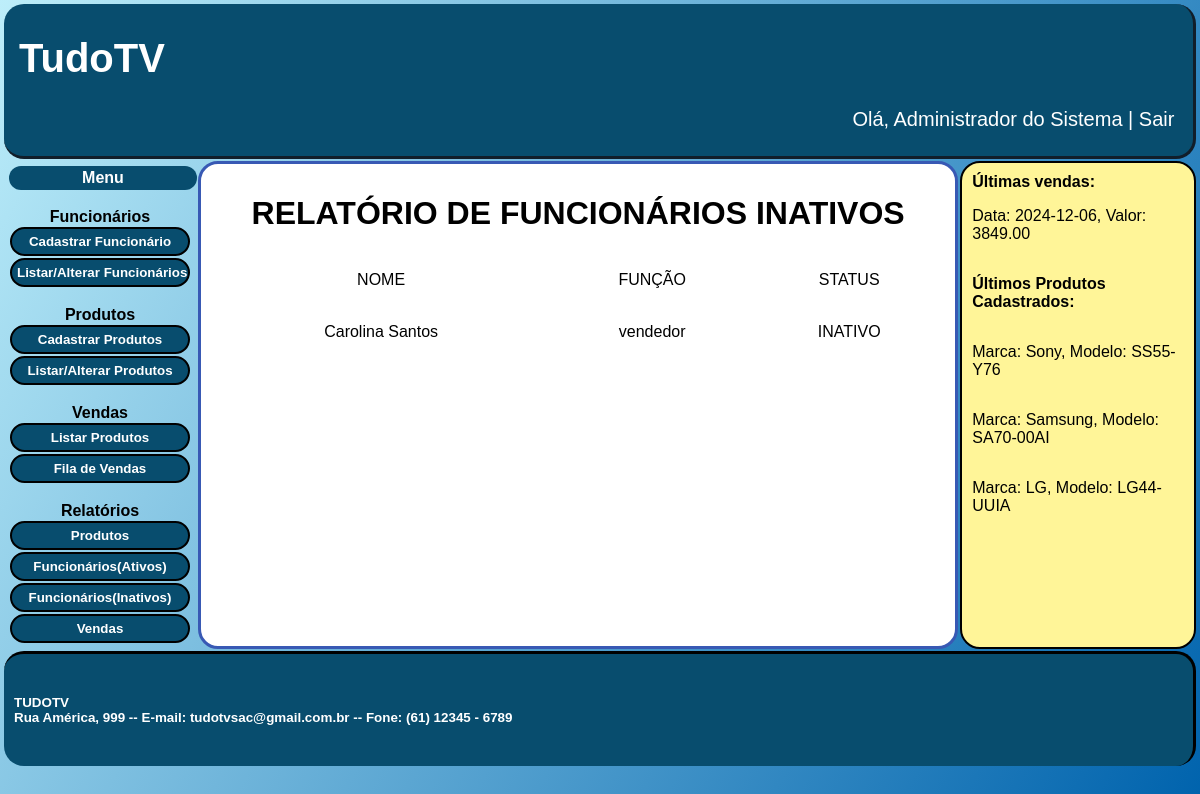
Screenshot of /relatorioFunInativos.php (signed in) with the database file from the repository.
### tables this page shows
CREATE TABLE `funcionarios` (
  `id_funcionarios` int(11) NOT NULL,
  `nome` varchar(45) NOT NULL,
  `cpf` varchar(45) NOT NULL,
  `email` varchar(45) DEFAULT NULL,
  `endereco` varchar(45) DEFAULT NULL,
  `funcao` varchar(45) NOT NULL,
  `status` varchar(45) NOT NULL DEFAULT 'ATIVO',
  `login` varchar(45) NOT NULL,
  `senha` varchar(45) NOT NULL,
  `telefone` varchar(45) DEFAULT NULL,
  `data_admissao` date NOT NULL,
  `salario` decimal(10,2) NOT NULL
);

CREATE TABLE `venda` (
  `id_venda` int(11) NOT NULL,
  `data_venda` date NOT NULL,
  `valor_total` decimal(10,2) NOT NULL,
  `funcionarios_id_funcionarios` int(11) NOT NULL
);

CREATE TABLE `televisor` (
  `id_tv` int(11) NOT NULL,
  `marca_tv` varchar(45) NOT NULL,
  `modelo_tv` varchar(45) NOT NULL,
  `tipo_tela_tv` varchar(45) NOT NULL,
  `resolucao_tv` varchar(45) NOT NULL,
  `preco_tv` decimal(10,2) NOT NULL,
  `foto_tv` varchar(100) NOT NULL,
  `fila_compra_tv` varchar(1) NOT NULL DEFAULT 'n',
  `venda_id_venda` int(11) DEFAULT NULL,
  `tamanho_tela_tv` varchar(45) NOT NULL,
  `entradas_tv` varchar(45) NOT NULL,
  `voltagem_tv` varchar(45) NOT NULL,
  `sistema_operacional_tv` varchar(45) NOT NULL,
  `processador_tv` varchar(45) NOT NULL
);

### relatorioFunInativos.php (the view, shortened to what this page needs)
<!DOCTYPE html>
<html lang="pt-br">
    <head>
        <link rel="stylesheet" href="style.css">
    </head>
    <body>
        <div class="cabecalho">
            <div class="conteudoCabecalho">
                <h1>TudoTV</h1>
                <p align="right"> Olá, <?php include 'validaLogin.php'; ?><a class="sair" href="logout.php"> | Sair </a></p>
            </div>
        </div>
        <div class="menu">
                <div class="conteudoMenu">
                    <div class="tituloMenu">
                        <b>Menu</b>
                    </div>
                    <?php include 'menuLocal.php' ?>
                </div>
        </div>
        <div class="conteudo">
            <div class="conteudoEspecifico">
                <h1>RELATÓRIO DE FUNCIONÁRIOS INATIVOS</h1>
                <?php
                $conectar = mysqli_connect("localhost", "root", "", "lojatv");
                $sql_pesquisar = "SELECT nome,funcao,status,id_funcionarios FROM funcionarios WHERE status='INATIVO'";
                $sql_resultado = mysqli_query($conectar, $sql_pesquisar);
                ?>
                <table width="100%">
                    <tr height="50px">
                        <td>
                            NOME
                        </td>
                        <td>
                            FUNÇÃO
                        </td>
                        <td>
                            STATUS
                        </td>
                    </tr>
                    <?php
                    while ($registro = mysqli_fetch_row($sql_resultado)) {
                        if($_SESSION["Funcao"] == "gerente" && $registro[1]=="administrador"){
                        }else{
                    ?>
                        <tr height="50px">
                            <td>
                                    <?php echo $registro[0]; ?>
                            </td>
                            <td>
                                <?php echo $registro[1]; ?>
                            </td>
                            <td>
                                <?php echo $registro[2]; ?>
                            </td>
                        </tr>
                    <?php
                        }
                    }
                    ?>
                </table>
            </div>
        </div>
        <div class="lado">
            <?php include 'noticiasGlobais.php' ?>
        </div>
        <div class="rodape">
            <div class="conteudoRodape">
                <?php include 'rodapeGlobal.php' ?>
            </div>
        </div>
    </body>
</html>

### noticiasGlobais.php
<?php
if ($_SESSION["Funcao"] == "administrador") {
?>
    <b>Últimas vendas:</b>
<?php
    $conectar = mysqli_connect("localhost", "root", "", "lojatv");
    $sql_consulta_ultima_venda = "SELECT data_venda, valor_total FROM venda ORDER BY id_venda DESC LIMIT 3";
    $sql_consulta_ultima_add = "SELECT marca_tv, modelo_tv FROM televisor ORDER BY id_tv DESC LIMIT 3";
    $resultado_consulta = mysqli_query($conectar, $sql_consulta_ultima_venda);
    $resultado_consulta2 = mysqli_query($conectar, $sql_consulta_ultima_add);
    while ($registro = mysqli_fetch_row($resultado_consulta)) {
        echo "<p>Data: $registro[0], Valor: $registro[1]</p>";
    }
?>
    <p><b>Últimos Produtos Cadastrados:</b></p>
<?php
    while ($registro = mysqli_fetch_row($resultado_consulta2)) {
        echo "<p>Marca: $registro[0], Modelo: $registro[1]</p>";
    }
?>
<?php
}else if ($_SESSION["Funcao"] == "estoquista"){
?>
    <b>Últimos Produtos Cadastrados:</b>
<?php
    $conectar = mysqli_connect("localhost", "root", "", "lojatv");
    $sql_consulta_ultima_add = "SELECT marca_tv, modelo_tv FROM televisor ORDER BY id_tv DESC LIMIT 3";
    $resultado_consulta = mysqli_query($conectar, $sql_consulta_ultima_add);
    while ($registro = mysqli_fetch_row($resultado_consulta)) {
        echo "<p>Marca: $registro[0], Modelo: $registro[1]</p>";
    }
?>
<?php }else if($_SESSION["Funcao"] == "vendedor"){
?>
        <b>Últimas vendas:</b>
<?php
    $conectar = mysqli_connect("localhost", "root", "", "lojatv");
    $sql_consulta_ultima_venda = "SELECT data_venda, valor_total FROM venda ORDER BY id_venda DESC LIMIT 3";
    $resultado_consulta = mysqli_query($conectar, $sql_consulta_ultima_venda);
    while ($registro = mysqli_fetch_row($resultado_consulta)) {
        echo "<p>Data: $registro[0], Valor: $registro[1]</p>";
    }
?>
<?php
}
?>

### style.css (style rules this page uses)
body { font-family: Arial, sans-serif; display: flex; flex-wrap: wrap; margin: 3px; flex: 1 1 100vw; background-image: linear-gradient(120deg, #bdeefa, #0063ad); background-attachment: fixed; }
.cabecalho { padding: 5px; font-size: 20px; margin: 1px; display: flex; flex: 1 1 100vw; background-color: #084d6e; border: 3px solid #111e2a; border-top: none; border-left: none; border-radius: 20px; }
.conteudoCabecalho { width: 98%; padding-left: 10px; color: white; }
.menu { padding: 5px; display: flex; border-radius: 20px; margin: 1px; flex: 1 1 100px; }
.conteudoMenu { width: 100%; height: 100%; display: flex; flex-direction: column; text-align: center; }
.tituloMenu { border-radius: 20px; width: 100%; display: flex; flex-direction: column; text-align: center; padding: 3px; background-color: #084d6e; color: #ffffff; font-weight: bold; }
.conteudo { padding: 10px; display: flex; border-radius: 20px; margin: 1px; flex: 20 1 500px; border: 3px solid rgb(56, 89, 180); background: #ffffff; height: auto; }
.lado { padding: 10px; display: flex; flex-direction: column; border-radius: 20px; border: 2px solid #000000; background-color: rgb(255, 245, 152); margin: 1px; flex: 1 1 200px; }
.rodape { padding: 10px; font-size: 20px; margin: 1px; display: flex; flex: 1 1 100vw; background-color: #084d6e; border: 3px solid #000000; border-bottom: none; border-left: none; border-radius: 20px; color: white; }
.conteudoEspecifico { width: 100%; height: 100%; display: flex; flex-direction: column; text-align: center; }
.conteudoRodape { width: 100%; height: 100%; }
a { text-decoration: none; }
.sair { text-decoration: none; color: white; }

### rows the page displays
funcionarios: nome "Carolina Santos", funcao "vendedor", status "INATIVO"
venda: data_venda "2024-12-06", valor_total "3849.00"
televisor: marca_tv "Sony", modelo_tv "SS55-Y76"
televisor: marca_tv "Samsung", modelo_tv "SA70-00AI"
televisor: marca_tv "LG", modelo_tv "LG44-UUIA"

### other values shown
$_SESSION["Nome"] "Administrador do Sistema"
